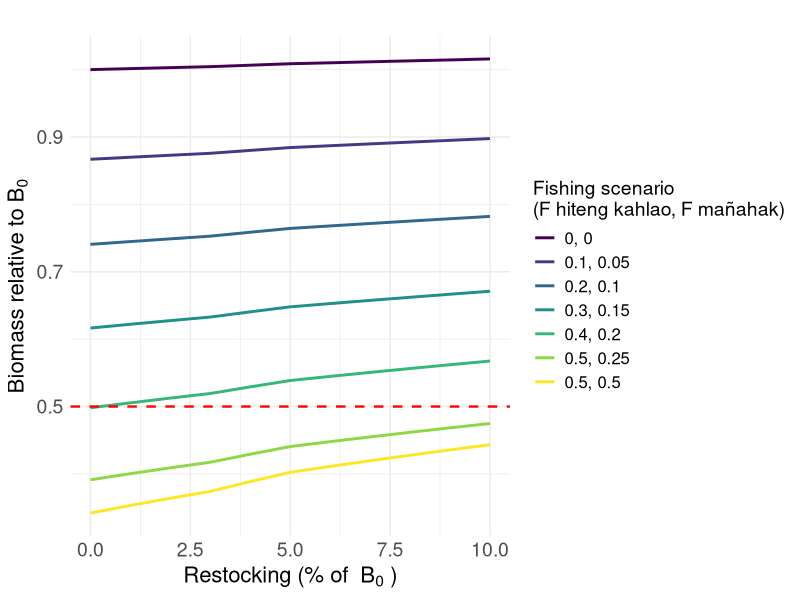
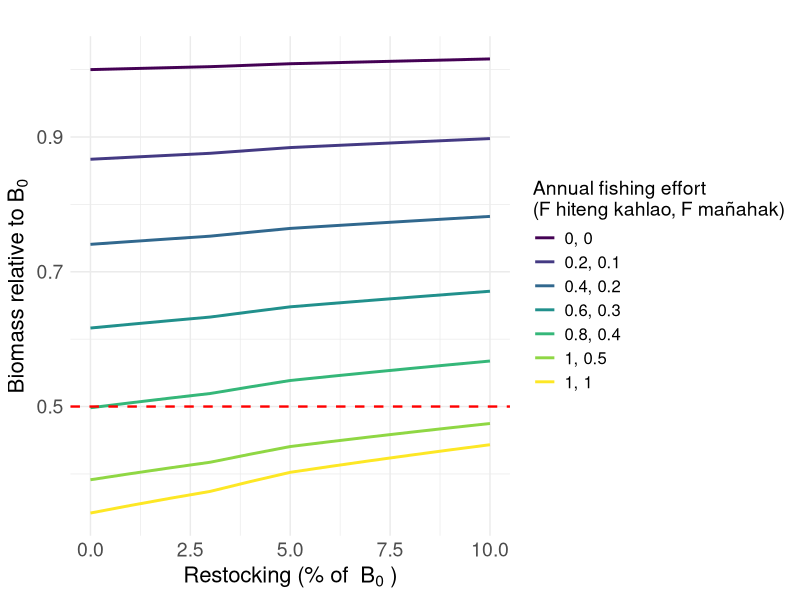
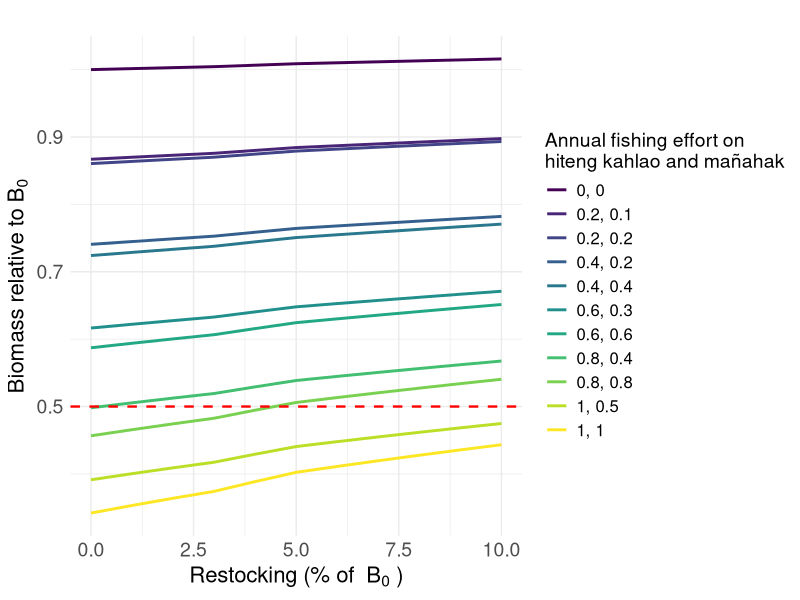

These figures' R source, in order:
library(tidyverse)
library(viridis)

# Parameters
#juvenile_survival_rate <- 1 - ((0.429 * 2) / 2)
#subadult_survival_rate <- 1 - ((0.429 * 1.5) / 2)
#adult_survival_rate <- 1 - (0.429 / 2)
#mortality
juvenile_mortality <- 0.9 / 2
subadult_mortality <- 0.54 / 2
adult_mortality <- 0.33 / 2
juvenile_survival_rate <- 1 - juvenile_mortality
subadult_survival_rate <- 1 - subadult_mortality
adult_survival_rate <-  1 - adult_mortality

juvenile_to_subadult_rate <- 1
subadult_to_adult_rate <- 0.5

reproduction_rate <- 2
reproduction_rate_2 <- 1.5

carrying_capacity <- 68
time_steps <- 200

# Parameter ranges
fishing_effort_values <- seq(0, 0.5, by = 0.05)
restocking_values <- seq(0, 5.5, by = 0.5) # Restocking scenarios

#Current fishing for burn in
F_current_instantaneous <- 0.09 
F_current_discrete <- (1 - exp(-F_current_instantaneous)) / 2
F_current_discrete

F_current_discrete_juv <- 0.01


run_simulation <- function(F_adults, F_juveniles, restocked_juveniles, burn_in_time = 100) {
  juvenile_population <- 10
  subadult_population <- 10
  adult_population <- 10
  
  # Store population over time
  population_over_time <- numeric(time_steps)
  restocked_dagge_values <- numeric(time_steps)  # To store restocked dagge values
  
  for (t in 1:time_steps) {
    if (t <= burn_in_time) {
      # Burn-in period with zero fishing and zero restocking
      # Try burn in with "current" fishing
      F_adults_current <- F_current_discrete #0
      F_juveniles_current <- F_current_discrete_juv #0
      restocking <- 0
    } else {
      # Post burn-in period with specified fishing and restocking
      F_adults_current <- F_adults
      F_juveniles_current <- F_juveniles
      restocking <- restocked_juveniles
    }
    
    if (t %% 2 == 0) {
      current_reproduction_rate <- reproduction_rate
    } else {
      current_reproduction_rate <- reproduction_rate_2
    }
    
    total_population <- juvenile_population + subadult_population + adult_population
    new_juveniles <- adult_population * current_reproduction_rate * (1 - total_population / carrying_capacity)
    surviving_juveniles <- juvenile_population * juvenile_survival_rate * (1 - F_juveniles_current)
    new_subadults <- juvenile_population * juvenile_to_subadult_rate
    surviving_subadults <- subadult_population * subadult_survival_rate
    new_adults <- subadult_population * subadult_to_adult_rate
    surviving_adults <- adult_population * adult_survival_rate * (1 - F_adults_current)
    
    if (t %% 2 == 0) {
      juvenile_population <- max(0, new_juveniles + surviving_juveniles - new_subadults - restocking)
      restocked_dagge <- restocking + (2.35 * (1 - restocking / carrying_capacity))
      
      restocked_dagge_values[t] <- restocked_dagge  # Store restocked dagge value
      subadult_population <- max(0, new_subadults + surviving_subadults - new_adults + restocked_dagge)
    } else {
      juvenile_population <- max(0, new_juveniles + surviving_juveniles - new_subadults)
      subadult_population <- max(0, new_subadults + surviving_subadults - new_adults)
    }
    
    adult_population <- max(0, new_adults + surviving_adults)
    
    # Store total population at each timestep
    total_population <- juvenile_population + subadult_population + adult_population
    population_over_time[t] <- total_population 
    
  }
  
  # Calculate the average restocked dagge for the last 20 timesteps
  # Return the average of the last 20 timesteps and the average restocked dagge
  return(list(
    avg_population_last_20 = mean(population_over_time[(time_steps - 19):time_steps]),
    avg_restocked_dagge_last_20 = mean(restocked_dagge_values[(time_steps - 19):time_steps])
  ))
}




# Sensitivity analysis loop with burn-in period
all_results <- data.frame()

for (restocked_juveniles in restocking_values) {
  # Create a dataframe to store results for this restocking value
  sensitivity_results <- expand.grid(
    F_adults = fishing_effort_values,
    F_juveniles = fishing_effort_values
  ) %>%
    mutate(
      Avg_Total_Population = 0,
      Avg_Restocked_Dagge = 0  # New column for average restocked dagge
    )
  
  # Reference population with zero fishing effort
  reference_population <- run_simulation(
    F_adults = 0,
    F_juveniles = 0,
    restocked_juveniles = 0,
    burn_in_time = 100
  )
  
  # Sensitivity analysis loop
  for (i in seq_len(nrow(sensitivity_results))) {
    sim_result <- run_simulation(
      F_adults = sensitivity_results$F_adults[i],
      F_juveniles = sensitivity_results$F_juveniles[i],
      restocked_juveniles = restocked_juveniles,
      burn_in_time = 100
    )
    
    sensitivity_results$Avg_Total_Population[i] <- sim_result$avg_population_last_20
    sensitivity_results$Avg_Restocked_Dagge[i] <- sim_result$avg_restocked_dagge_last_20*2  #times 2 because it averages it with 0 in the 6 months when there is no restocking
  }
  
  # Normalize by the reference population and calculate restocking as a percentage
  sensitivity_results <- sensitivity_results %>%
    mutate(
      Relative_Population = Avg_Total_Population / reference_population$avg_population_last_20,
      Restocking_Percent = round((restocked_juveniles / reference_population$avg_population_last_20) * 100, 0) # Convert to percentage
    )
  
  # Combine results for all restocking values
  all_results <- bind_rows(all_results, sensitivity_results)
}



line_data <- all_results %>%
  group_by(Restocking_Percent, F_adults, F_juveniles) %>%
  summarize(
    Avg_Relative_Population = mean(Relative_Population),
    .groups = "drop"
  ) %>%
  mutate(Fishing_Scenario = paste0(F_adults, ", ", F_juveniles))


subset_fishing_scenarios <- c(
  "0, 0",
  "0.1, 0.05",
  "0.2, 0.1",
  "0.3, 0.15",
  "0.4, 0.2",
  "0.5, 0.25",
  "0.5, 0.5"
)

# Prepare data for line plot, filtered by selected fishing scenarios
line_data_subset <- line_data %>%
  filter(Fishing_Scenario %in% subset_fishing_scenarios)

# Create the plot for the subset
ggplot(line_data_subset, aes(x = Restocking_Percent, y = Avg_Relative_Population, color = Fishing_Scenario, group = Fishing_Scenario)) +
  geom_line(size = 1) +
  geom_point(data = filter(line_data_subset, Avg_Relative_Population == 0.5), aes(x = Restocking_Percent, y = Avg_Relative_Population), 
             color = "black", shape = 21, fill = "yellow", size = 3) +
  scale_color_viridis_d(name = "Fishing scenario \n(F hiteng kahlao, F mañahak)") +
  geom_hline(yintercept = 0.5, linetype = "dashed", color = "red", linewidth = 0.8) +
  labs(
    x = bquote("Restocking (% of "~B[0]~")"),
    y = bquote("Biomass relative to"~B[0]),
    title = ""
  ) +
  theme_minimal() +
  theme(
    text = element_text(size = 16),
    plot.title = element_text(size = 16, hjust = 0.5),
    axis.title = element_text(size = 16),
    axis.text = element_text(size = 14),
    legend.title = element_text(size = 14),
    legend.text = element_text(size = 12)
  )



#adjusting so that labels are annual F instead of /6 months
# Modify the fishing scenario labels by multiplying each number by 2
subset_fishing_scenarios <- c(
  "0, 0",
  "0.1, 0.05",
  "0.2, 0.1",
  "0.3, 0.15",
  "0.4, 0.2",
  "0.5, 0.25",
  "0.5, 0.5"
)

# Convert the labels into numeric pairs, multiply by 2, and then convert back to string
subset_fishing_scenarios_modified <- sapply(subset_fishing_scenarios, function(x) {
  # Split the string into numbers, multiply by 2, and then rejoin as a string
  nums <- as.numeric(strsplit(x, ",")[[1]]) * 2
  paste(nums, collapse = ", ")
})

# Prepare data for line plot, filtered by selected fishing scenarios
line_data_subset <- line_data %>%
  filter(Fishing_Scenario %in% subset_fishing_scenarios)

# Create the plot for the subset
ggplot(line_data_subset, aes(x = Restocking_Percent, y = Avg_Relative_Population, color = Fishing_Scenario, group = Fishing_Scenario)) +
  geom_line(size = 1) +
  geom_point(data = filter(line_data_subset, Avg_Relative_Population == 0.5), aes(x = Restocking_Percent, y = Avg_Relative_Population), 
             color = "black", shape = 21, fill = "yellow", size = 3) +
  scale_color_manual(values = viridis::viridis(length(subset_fishing_scenarios)), 
                     labels = subset_fishing_scenarios_modified,
                     name = "Annual fishing effort \n(F hiteng kahlao, F mañahak)") +
  geom_hline(yintercept = 0.5, linetype = "dashed", color = "red", linewidth = 0.8) +
  labs(
    x = bquote("Restocking (% of "~B[0]~")"),
    y = bquote("Biomass relative to"~B[0]),
    title = ""
  ) +
  theme_minimal() +
  theme(
    text = element_text(size = 16),
    plot.title = element_text(size = 16, hjust = 0.5),
    axis.title = element_text(size = 16),
    axis.text = element_text(size = 14),
    legend.title = element_text(size = 14),
    legend.text = element_text(size = 12)
  )



##alternative plot
# Modify the fishing scenario labels by multiplying each number by 2
subset_fishing_scenarios <- c(
  "0, 0",
  "0.1, 0.05",
  "0.1, 0.1",
  "0.2, 0.1",
  "0.2, 0.2",
  "0.3, 0.15",
  "0.3, 0.3",
  "0.4, 0.2",
  "0.4, 0.4",
  "0.5, 0.25",
  "0.5, 0.5"
)

# Convert the labels into numeric pairs, multiply by 2, and then convert back to string
subset_fishing_scenarios_modified <- sapply(subset_fishing_scenarios, function(x) {
  # Split the string into numbers, multiply by 2, and then rejoin as a string
  nums <- as.numeric(strsplit(x, ",")[[1]]) * 2
  paste(nums, collapse = ", ")
})

# Prepare data for line plot, filtered by selected fishing scenarios
line_data_subset <- line_data %>%
  filter(Fishing_Scenario %in% subset_fishing_scenarios)

# Create the plot for the subset
figure4<-ggplot(line_data_subset, aes(x = Restocking_Percent, y = Avg_Relative_Population, color = Fishing_Scenario, group = Fishing_Scenario)) +
  geom_line(size = 1) +
  geom_point(data = filter(line_data_subset, Avg_Relative_Population == 0.5), aes(x = Restocking_Percent, y = Avg_Relative_Population), 
             color = "black", shape = 21, fill = "yellow", size = 3) +
  scale_color_manual(values = viridis::viridis(length(subset_fishing_scenarios)), 
                     labels = subset_fishing_scenarios_modified,
                     name = "Annual fishing effort on \nhiteng kahlao and mañahak") +
  geom_hline(yintercept = 0.5, linetype = "dashed", color = "red", linewidth = 0.8) +
  labs(
    x = bquote("Restocking (% of "~B[0]~")"),
    y = bquote("Biomass relative to"~B[0]),
    title = ""
  ) +
  theme_minimal() +
  theme(
    text = element_text(size = 16),
    plot.title = element_text(size = 16, hjust = 0.5),
    axis.title = element_text(size = 16),
    axis.text = element_text(size = 14),
    legend.title = element_text(size = 14),
    legend.text = element_text(size = 12)
  )


ggsave("~/Desktop/rabbitfish_figure4.png", figure4, width=6, height=6, bg="transparent")









#Quantifying differences in fishing effort
# Calculate sustainable fishing effort for adults
sustainable_fishing_adults <- all_results %>%
  filter(Relative_Population >= 0.5) %>%
  group_by(Restocking_Percent) %>%
  summarize(
    Max_F_Adults = max(F_adults),
    Max_F_Juveniles = max(F_juveniles), # Maximum sustainable fishing effort for adults
    .groups = "drop"
  )

# Extract the baseline sustainable adult fishing effort when restocking is zero
baseline_fishing_adults <- sustainable_fishing_adults %>%
  filter(Restocking_Percent == 0) %>%
  pull(Max_F_Adults)

# Calculate the percentage increase in adult fishing effort for each restocking level
sustainable_fishing_adults <- sustainable_fishing_adults %>%
  mutate(
    Percent_Increase_From_Zero = ifelse(
      Restocking_Percent == 0, 
      0, # No increase for restocking = 0
      ((Max_F_Adults - baseline_fishing_adults) / baseline_fishing_adults) * 100
    )
  )

# Print the table
print(sustainable_fishing_adults)
